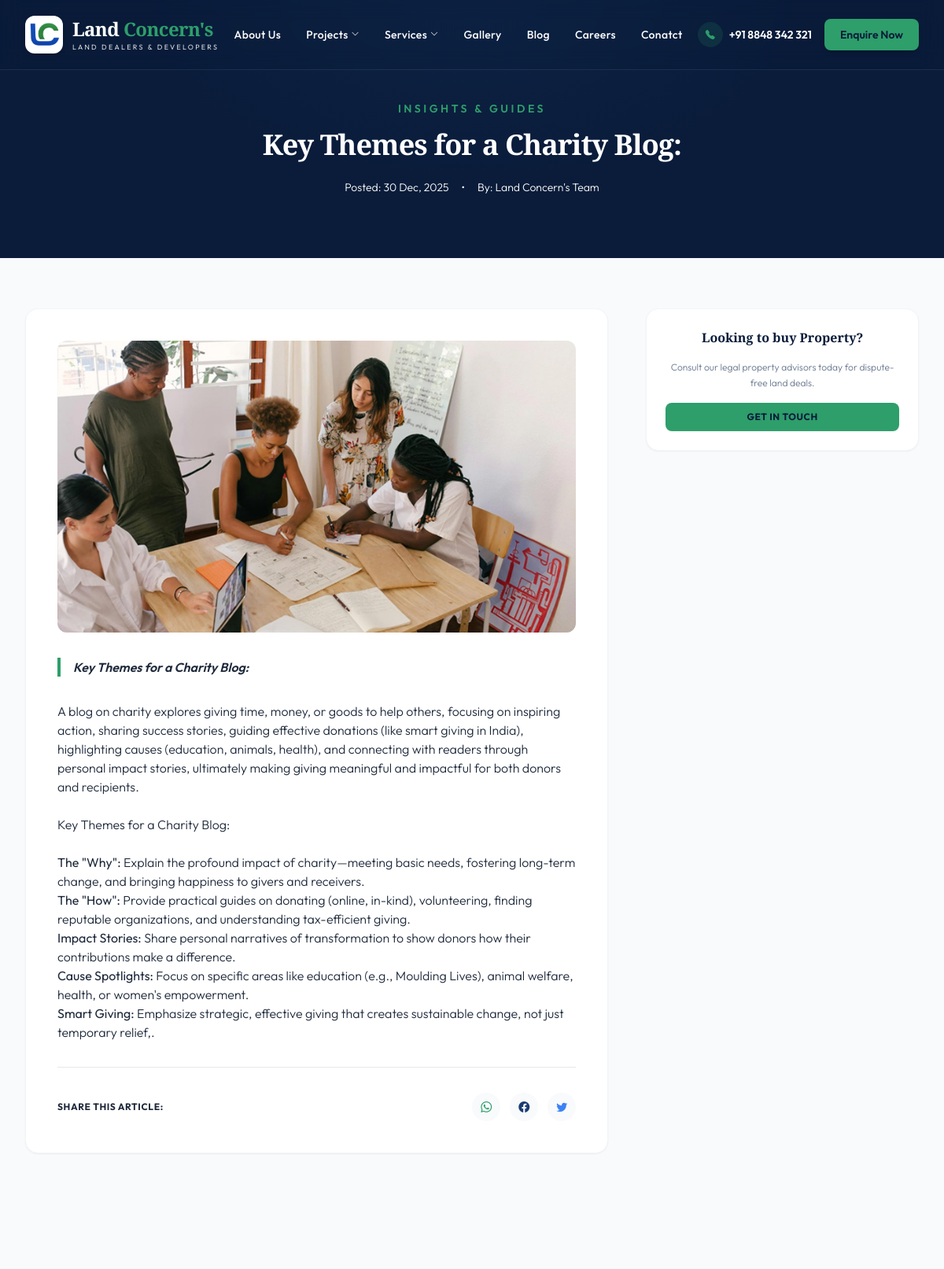
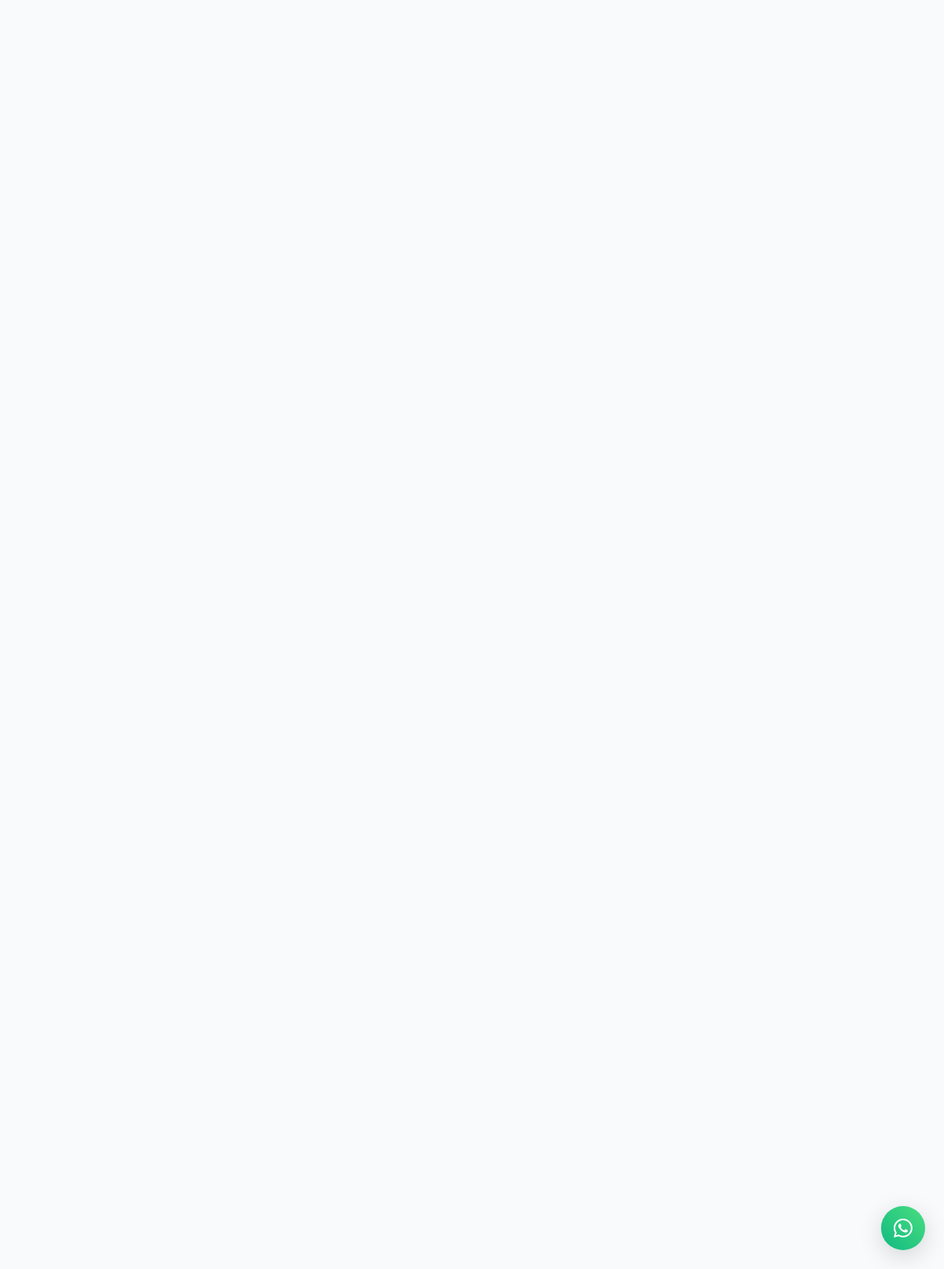
/BlogSingle/1, run on the app's committed database (2 pictures, top to bottom).
### Home/models.py (models this page shows)
class MenuItems(models.Model):
    id = models.AutoField(primary_key=True)
    menus = models.ForeignKey(Menus, on_delete=models.CASCADE, related_name='items')
    title = models.CharField(max_length=250)
    url = models.CharField(max_length=250, blank=True, null=True)
    pages = models.ForeignKey('Pages', on_delete=models.CASCADE, null=True, blank=True, related_name='menu_items')
    project = models.ForeignKey('Projects', on_delete=models.CASCADE, null=True, blank=True, related_name='menu_items')
    service = models.ForeignKey(Services, on_delete=models.CASCADE, null=True, blank=True, related_name='menu_items')
    menu_type = models.CharField(max_length=50, blank=True, null=True)
    menu_order = models.IntegerField()
    parent_id = models.ForeignKey("MenuItems", on_delete=models.CASCADE,null=True, blank=True, related_name="sub_menu")
    target_blank = models.BooleanField(default=False)
    original_title = models.CharField(max_length=250, blank=True, null=True)
    menu_nextable_id = models.CharField(max_length=250, blank=True, null=True)
    created_by = models.ForeignKey(User, on_delete=models.DO_NOTHING, related_name="menu_item_created")
    updated_by = models.ForeignKey(User, on_delete=models.DO_NOTHING, related_name="menu_item_updated")
    created_at = models.DateTimeField(auto_now_add=True)
    updated_at = models.DateTimeField(auto_now=True)
    deleted_at = models.DateTimeField(blank=True, null=True)

class Blog(models.Model):
    blogtitle = models.CharField(max_length=100)
    image = models.FileField(upload_to='BlogImage')
    description = models.TextField()
    body = RichTextField(null=True, blank=True)
    date_added = models.DateField(auto_now_add=True)

### Home/views.py (the view)
# urls.py: path("BlogSingle/<int:pk>",views.BlogSingle,name="BlogSingle"),
def BlogSingle(request,pk):
    blog = Blog.objects.get(id = pk)
    return render(request,"blogsingle.html",{"blog":blog})

### Home/context_processors.py (called while the page is built)
def get_menu_item_url(menu_item):
    if menu_item.pages:
        try:
            return reverse('page_detail', kwargs={'slug': menu_item.pages.code})
        except Exception as e:
            print(f"Error generating page URL: {e}")
    elif menu_item.url:
        return f"/{menu_item.url}"
    elif menu_item.url == '':
        return reverse('Index')
    return '#'

def process_menu_items(items):
    processed_items = []
    for item in items:
        item_data = {
            'id': item.id,
            'title': item.title,
            'computed_url': get_menu_item_url(item),  # Computed in backend
            'target_blank': item.target_blank,
            'menu_order': item.menu_order,
            'has_children': False,
            'children': []
        }
        children = item.sub_menu.filter(deleted_at__isnull=True).order_by('menu_order')
        if children.exists():
            item_data['has_children'] = True
            item_data['children'] = process_menu_items(children)  # Recursive call
        processed_items.append(item_data)
    return processed_items

### templates/blogsingle.html (shortened to what this page needs)
{% extends 'base.html' %}
{% load static %}
{% block content %}
<div class="relative bg-brand-navy pt-32 pb-20 overflow-hidden text-center text-white">
    <div class="absolute inset-0 bg-[radial-gradient(ellipse_at_top,_var(--tw-gradient-stops))] from-brand-blue/30 via-transparent to-transparent opacity-60"></div>
    <div class="max-w-4xl mx-auto px-4 relative z-10 space-y-4">
        <span class="text-brand-gold font-semibold text-xs md:text-sm uppercase tracking-[0.25em] block" data-aos="fade-down">
            Insights & Guides
        </span>
        <h1 class="font-serif text-2xl sm:text-3xl md:text-4xl font-bold tracking-tight max-w-3xl mx-auto leading-snug" data-aos="fade-up" data-aos-delay="100">
            {{ blog.blogtitle }}
        </h1>
        <div class="flex justify-center items-center space-x-4 text-slate-350 text-xs md:text-sm font-light pt-2" data-aos="fade-up" data-aos-delay="150">
            <span>Posted: {{ blog.date_added|date:"d M, Y" }}</span>
            <span>&bull;</span>
            <span>By: Land Concern's Team</span>
        </div>
    </div>
</div>
<div class="max-w-7xl mx-auto px-4 sm:px-6 lg:px-8 py-16">
    <div class="grid grid-cols-1 lg:grid-cols-3 gap-12">
        <article class="lg:col-span-2 space-y-8 bg-white rounded-2xl p-8 md:p-10 shadow-sm border border-slate-100">
            {% if blog.image %}
            <div class="rounded-xl overflow-hidden aspect-[16/9] mb-8 bg-slate-100">
                <img src="{{ blog.image.url }}" alt="{{ blog.blogtitle }}" class="w-full h-full object-cover">
            </div>
            {% endif %}
            <p class="text-slate-650 font-semibold italic text-base border-l-4 border-brand-gold pl-4 my-6">
                {{ blog.description }}
            </p>
            <div class="prose max-w-none text-slate-705 font-light text-sm sm:text-base leading-relaxed space-y-6">
                {{ blog.body|safe }}
            </div>
            <div class="pt-8 border-t border-slate-150 flex flex-wrap items-center justify-between gap-4">
                <span class="text-xs font-bold text-slate-450 uppercase tracking-wider">Share this article:</span>
                <div class="flex items-center space-x-3">
                    <a href="https://wa.me/?text=Read%20this%20article:%20{{ blog.blogtitle }}%20-%20http://{{ request.get_host }}{% url 'BlogSingle' blog.id %}" target="_blank" class="w-9 h-9 rounded-full bg-brand-lightBg hover:bg-brand-green hover:text-white text-brand-green flex items-center justify-center transition-colors">
                        <i class="bi bi-whatsapp text-sm"></i>
                    </a>
                    <a href="https://www.facebook.com/sharer/sharer.php?u=http://{{ request.get_host }}{% url 'BlogSingle' blog.id %}" target="_blank" class="w-9 h-9 rounded-full bg-brand-lightBg hover:bg-brand-blue hover:text-white text-brand-blue flex items-center justify-center transition-colors">
                        <i class="bi bi-facebook text-sm"></i>
                    </a>
                    <a href="https://twitter.com/intent/tweet?url=http://{{ request.get_host }}{% url 'BlogSingle' blog.id %}&text={{ blog.blogtitle }}" target="_blank" class="w-9 h-9 rounded-full bg-brand-lightBg hover:bg-blue-400 hover:text-white text-blue-500 flex items-center justify-center transition-colors">
                        <i class="bi bi-twitter text-sm"></i>
                    </a>
                </div>
            </div>
        </article>
        <aside class="lg:col-span-1 space-y-8">
            <div class="sticky top-28 space-y-6">
                <div class="glass-card bg-white rounded-2xl shadow-sm border border-slate-100 p-6 text-center space-y-4">
                    <h4 class="font-serif text-base font-bold text-brand-navy">Looking to buy Property?</h4>
                    <p class="text-xs text-slate-500 font-light leading-relaxed">
                        Consult our legal property advisors today for dispute-free land deals.
                    </p>
                    <a href="{% url 'Contact' %}" class="w-full py-2.5 bg-brand-gold hover:bg-brand-goldDark text-brand-navy font-bold rounded-lg text-xs tracking-wider uppercase transition-colors shadow-sm block">
                        Get In Touch
                    </a>
                </div>
            </div>
        </aside>
    </div>
</div>
{% endblock %}

### templates/base.html (shortened to what this page needs)
<!DOCTYPE html>
{% load static %}
<html lang="en" class="scroll-smooth">
<head>
    <link rel="stylesheet" href="https://cdn.jsdelivr.net/npm/bootstrap-icons@1.11.3/font/bootstrap-icons.min.css">
    <link href="https://unpkg.com/aos@2.3.1/dist/aos.css" rel="stylesheet">
    <link rel="stylesheet" href="https://cdn.jsdelivr.net/npm/swiper@11/swiper-bundle.min.css"/>
    <link rel="stylesheet" href="https://cdn.jsdelivr.net/npm/glightbox/dist/css/glightbox.min.css" />
    <script src="https://cdn.tailwindcss.com"></script>
</head>
<body class="font-sans bg-brand-lightBg text-slate-800 leading-relaxed overflow-x-hidden">
    <header x-data="{ scrolled: false, mobileMenuOpen: false }"
            x-init="window.addEventListener('scroll', () => { scrolled = window.scrollY > 50 })"
            :class="scrolled ? 'glass-header-scrolled py-3' : 'glass-header py-5'"
            class="fixed top-0 left-0 w-full z-50 transition-all duration-500 ease-out">
        <div class="max-w-7xl mx-auto px-4 sm:px-6 lg:px-8">
            <div class="flex items-center justify-between">
                <a href="{% url 'Index' %}" class="flex items-center space-x-3 group">
                    <div class="relative w-12 h-12 bg-white rounded-xl shadow-md flex items-center justify-center p-1 transform group-hover:scale-105 transition-all duration-300">
                        <img src="{% static 'asset/images/logos/logo_lc.png' %}" alt="Land Concern's Logo" class="w-full h-full object-contain">
                    </div>
                    <div class="flex flex-col">
                        <span class="font-serif text-2xl font-bold tracking-tight text-white transition-colors duration-300 group-hover:text-brand-gold">
                            Land <span class="text-brand-green">Concern's</span>
                        </span>
                        <span class="text-[9px] uppercase tracking-[0.25em] text-white opacity-85">
                            Land Dealers & Developers
                        </span>
                    </div>
                </a>
                <nav class="hidden md:flex items-center space-x-8">
                    {% if header_menu_items %}
                        {% for item in header_menu_items %}
                            {% if item.has_children %}
                                <div x-data="{ open: false }" @mouseenter="open = true" @mouseleave="open = false" class="relative">
                                    <button class="flex items-center space-x-1 text-white hover:text-brand-gold font-medium text-sm tracking-wide transition-colors py-2">
                                        <span>{{ item.title }}</span>
                                        <i class="bi bi-chevron-down text-[10px] transform transition-transform" :class="open ? 'rotate-185' : ''"></i>
                                    </button>
                                </div>
                            {% else %}
                                <a href="{{ item.computed_url }}" {% if item.target_blank %}target="_blank"{% endif %} class="text-white hover:text-brand-gold font-medium text-sm tracking-wide transition-colors py-2 relative after:content-[''] after:absolute after:bottom-0 after:left-0 after:w-0 after:h-0.5 after:bg-brand-gold hover:after:w-full after:transition-all after:duration-300">
                                    {{ item.title }}
                                </a>
                            {% endif %}
                        {% endfor %}
                    {% endif %}
                </nav>
                <div class="hidden md:flex items-center space-x-4">
                    <a href="tel:+918848342321" class="flex items-center space-x-2 text-white hover:text-brand-gold transition-colors text-sm font-semibold">
                        <div class="w-8 h-8 rounded-full bg-brand-gold/15 flex items-center justify-center text-brand-gold">
                            <i class="bi bi-telephone-fill text-xs"></i>
                        </div>
                        <span>+91 8848 342 321</span>
                    </a>
                    <a href="{% url 'Contact' %}" class="inline-flex items-center justify-center px-5 py-2.5 text-sm font-semibold text-brand-navy bg-brand-gold hover:bg-brand-goldDark rounded-lg transition-all duration-300 transform hover:-translate-y-0.5 shadow-md">
                        Enquire Now
                    </a>
                </div>
            </div>
        </div>
    </header>
    <main class="min-h-screen">
        {% block content %}{% endblock %}
    </main>
    <a href="https://wa.me/918848342321" target="_blank" rel="noopener noreferrer"
       class="fixed bottom-6 right-6 z-50 group flex items-center"
       aria-label="Chat on WhatsApp">
        <div class="relative flex items-center justify-center">
            <span class="absolute inline-flex h-14 w-14 animate-ping rounded-full bg-emerald-500/40 opacity-75 duration-1000"></span>
            <div class="relative w-14 h-14 bg-gradient-to-tr from-emerald-500 to-green-400 hover:from-emerald-600 hover:to-green-500 text-white rounded-full flex items-center justify-center shadow-[0_8px_30px_rgb(0,0,0,0.15)] hover:shadow-[0_8px_30px_rgba(16,185,129,0.4)] transform hover:-translate-y-1 transition-all duration-300">
                <i class="bi bi-whatsapp text-2xl"></i>
            </div>
        </div>
    </a>
</body>
</html>

### templates/base.html (style rules this page uses)
.glass-header { background: rgba(10, 28, 58, 0.15); backdrop-filter: blur(12px); -webkit-backdrop-filter: blur(12px); border-bottom: 1px solid rgba(255, 255, 255, 0.08); }
.glass-card { background: rgba(255, 255, 255, 0.7); backdrop-filter: blur(20px); -webkit-backdrop-filter: blur(20px); border: 1px solid rgba(255, 255, 255, 0.4); }

### data on the page
MenuItems: title "About Us"
MenuItems: title "Projects"
MenuItems: title "Services"
MenuItems: title "Gallery"
MenuItems: title "Blog"
MenuItems: title "Careers"
MenuItems: title "Conatct"
Blog: blogtitle "Key Themes for a Charity Blog:", date_added "30 Dec, 2025", image (picture), description "Key Themes for a Charity Blog:", body "A blog on charity explores giving time, money, or goods to help others, focusing on inspiring action, sharing success stories, guiding effective donations (like smart giving in India), highlighting causes (education, animals, health), and connecting with readers through personal impact stories, ultimately making giving meaningful and impactful for both donors and recipients. Key Themes for a Charity Blog: The \"Why\": Explain the profound impact of charity—meeting basic needs, fostering long-term change, and bringing happiness to givers and receivers. The \"How\": Provide practical guides on donating (online, in-kind), volunteering, finding reputable organizations, and understanding…"
